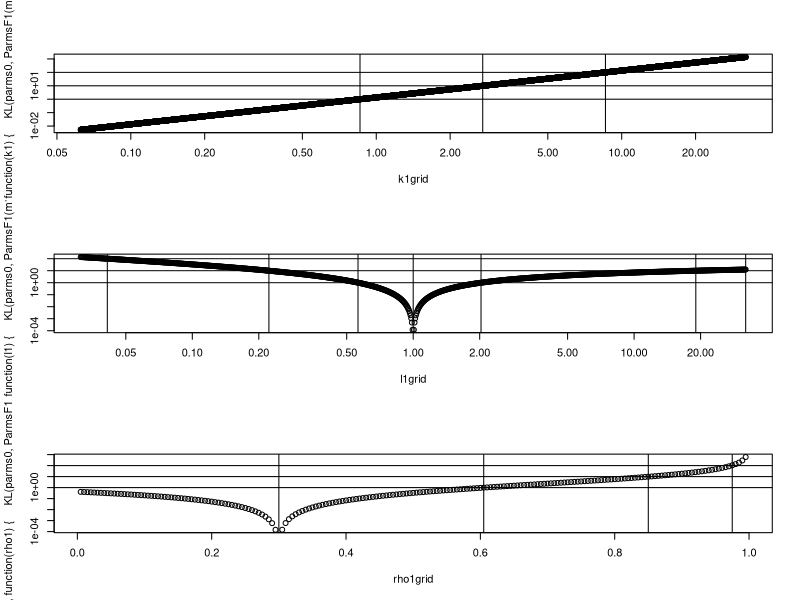

Recreate this plot in R.
#############################################################
#####################File for simulation parameters##########
#############################################################


rm(list=ls())

###########################################################################
##########Output A file for paramaters in d = 10 and in d = 100############
###########################################################################



#############################################################
#####################sample size and number of runs###############
############################################################
#d <- 10
rList <- 5*(0:10)
#load(paste0('SimParmsGrid-d', d, '.Rdata'))
simNb <- 100
n <- 1e4
#############################################################

# KL divergence btw F0 and F1


# Dims and KL distance reached. The parameters are chosen such that the KL distance is in {0,1,10,100}
#d <- 100; KLval <- c(0, 1, 10, 100)
d <- 10; KLval <- c(0, 1, 10, 100)

# Functions
KL <- function(parms1, parms2){
  invSigma2 <- solve(parms2$Sigma)
  0.5*(log(det(parms2$Sigma)/det(parms1$Sigma)) - d + sum(diag(invSigma2%*%parms1$Sigma)) +
         t(parms2$mu-parms1$mu)%*%invSigma2%*%(parms2$mu-parms1$mu))[1, 1]
}


# Contamination parms: F1
ParmsF1 <- function(m1, k1, l1, rho1){
  d <- length(m1)
  mu1 <- k1*m1
  sigmaSq1 <- l1*sigmaSq0
  Sigma1 <- diag(sqrt(sigmaSq1)) %*% toeplitz(rho1^(0:(d-1))) %*% diag(sqrt(sigmaSq1))
  return(list(mu1=mu1, Sigma1=Sigma1))
}

#########################################################################################
######################### Null parms for non contamination : F0##########################
#########################################################################################
mu0 <- rep(0, d)
sigmaSq0 <- (1:d); sigmaSq0 <- sigmaSq0 / mean(sigmaSq0)
rho0 <- 0.3
Sigma0 <- diag(sqrt(sigmaSq0)) %*% toeplitz(rho0^(0:(d-1))) %*% diag(sqrt(sigmaSq0))
parms0 <- list(mu=mu0, Sigma=Sigma0)

#######################################################################################
#################################Choice of parameters for F_1##########################
#######################################################################################



# Contamination
m1 <- (-1)^(1:d)/sqrt(d)
#KL(parms1=parms0, parms2=ParmsF1(m1, 1, 1, 0.5))

# Setting simulation parms
k1grid <- c(0, 2^seq(-4, 5, by=.001)); # k1val <- c(0, 2, 5, 10)
KLk1 <- sapply(k1grid, function(k1){KL(parms0, ParmsF1(m1, k1, 1, rho0))})
k1val <- k1grid[sapply(KLval, function(kl){which.min(abs(KLk1 - kl))})]
k1val
l1grid <- 2^seq(-5, 0, .01); # l1val <- c(1/20, .2, .5, 1, 2, 20)
KLl1 <- sapply(l1grid, function(l1){KL(parms0, ParmsF1(m1, 0, l1, rho0))})
l1val <- l1grid[sapply(KLval, function(kl){which.min(abs(KLl1 - kl))})]
l1grid <- 2^seq(0, 5, .01); # l1val <- c(1/20, .2, .5, 1, 2, 20)
KLl1 <- sapply(l1grid, function(l1){KL(parms0, ParmsF1(m1, 0, l1, rho0))})
l1val <- c(l1val, l1grid[sapply(KLval, function(kl){which.min(abs(KLl1 - kl))})])
l1val <- unique(l1val)
l1val
l1grid <- 2^seq(-5, 5, 0.01)
rho1grid <- seq(0.005, 0.995, by=0.005); #= rho1val <- c(0, .3, .6, 0.8, .95)
KLrho1 <- sapply(rho1grid, function(rho1){KL(parms0, ParmsF1(m1, 0, 1, rho1))})
rho1val <- rho1grid[sapply(KLval, function(kl){which.min(abs(KLrho1 - kl))})]
rho1val


#####################################################################################################################
################################# Export of the parameter file one for d = 10 and one for d=100######################
#####################################################################################################################
save(d, KLval, 
     mu0, sigmaSq0, Sigma0, rho0, 
     m1, 
     k1val, l1val, rho1val, n,d,rList,
     file=paste0('SimParmsGrid-n', n,'-d',d, '.Rdata'))

########################################################### 
##################################Plots#############################################################################
################################################################
par(mfrow=c(3, 1))
plot(k1grid, sapply(k1grid, function(k1){KL(parms0, ParmsF1(m1, k1, 1, rho0))}), log='xy')
abline(h=KLval); abline(v=k1val)
plot(l1grid, sapply(l1grid, function(l1){KL(parms0, ParmsF1(m1, 0, l1, rho0))}), log='xy')
abline(h=KLval); abline(v=l1val)
plot(rho1grid, sapply(rho1grid, function(rho1){KL(parms0, ParmsF1(m1, 0, 1, rho1))}), log='y')
abline(h=KLval); abline(v=rho1val)